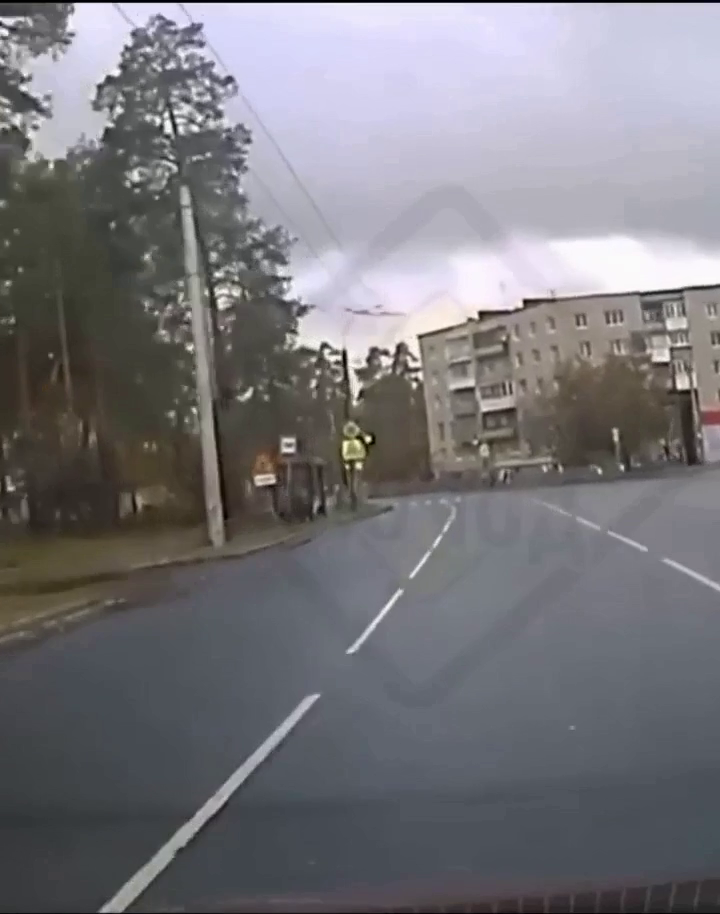
#> input picture frame 30 of Lab3/data/Video.mp4, 720 x 914 px, given in place of Video2.mp4, which was not available
$ python peopleAndFaceFeatureSearch.py
#> lines starting #> are read from the running program, lines starting #| are printed output that depends on the picture; pictures that were not available may be replaced by others from this repository, and a replacement may not be noted
import cv2
import numpy

face_cascade = cv2.CascadeClassifier(cv2.data.haarcascades + 'haarcascade_frontalface_default.xml')

hog = cv2.HOGDescriptor()
hog.setSVMDetector(cv2.HOGDescriptor_getDefaultPeopleDetector())
cv2.startWindowThread()

cap = cv2.VideoCapture("Lab2\data\Video2.mp4")


while True:
    ret, frame = cap.read()
#> frame is the input picture: shape (914, 720, 3); mean B, G, R 123.1, 118.4, 119.5
    frame = cv2.resize(frame, (480, 270))
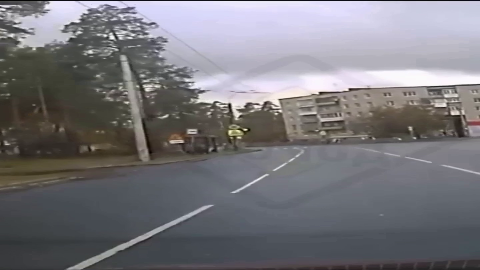
#> frame: shape (270, 480, 3); mean B, G, R 123, 118.2, 119.3

    gray_filter = cv2.cvtColor(frame, cv2.COLOR_RGB2GRAY)
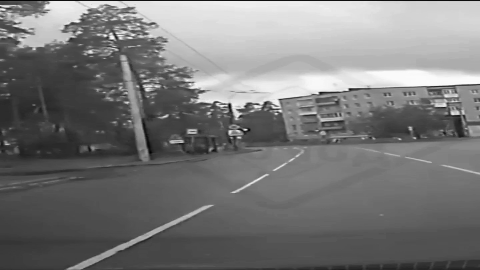
#> gray_filter: shape (270, 480); min 2, max 252, mean 119.8
    face_rects = face_cascade.detectMultiScale(gray_filter, 1.1, 5)
#> face_rects = ()

    boxes, weights = hog.detectMultiScale(frame, winStride=(8, 8))
#> boxes = (); weights = ()
    boxes = numpy.array([[x, y, x + w, y + h] for (x,y,w,h) in boxes])
#> boxes = empty array

    for (xa,ya,xb,yb) in boxes:
        cv2.rectangle(frame,(xa,ya),(xb,yb),(0,255 ,255),1)
#> this loop made 0 passes

    for (x,y,w,h) in face_rects:
            cv2.rectangle(frame, (x,y), (x+w,y+h),(255,0,0),2)


    cv2.imshow('Video',frame)
    if (cv2.waitKey(1) & 0xFF==ord('q')):
#> (key q is pressed here)
        break

cap.release()
cv2.destroyAllWindows()

$ run again, starting later in the video
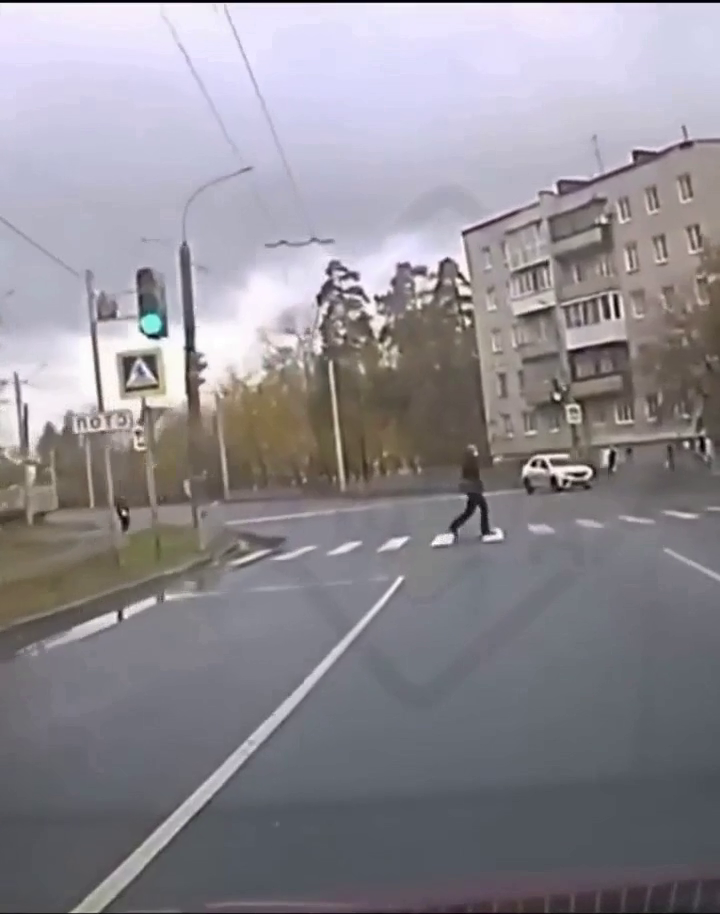
#> input picture frame 135 of Lab3/data/Video.mp4, 720 x 914 px, given in place of Video2.mp4, which was not available
#> frame is the input picture: shape (914, 720, 3); mean B, G, R 145.7, 138.9, 142.2
#> `frame = cv2.resize(frame, (480, 270))`:
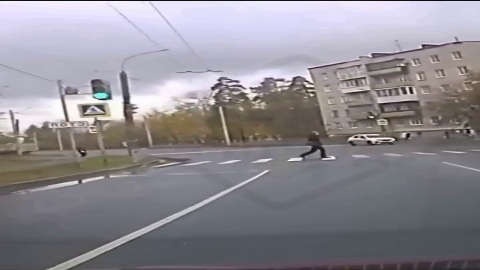
#> frame: shape (270, 480, 3); mean B, G, R 145.6, 138.8, 142.1
#> `gray_filter = cv2.cvtColor(frame, cv2.COLOR_RGB2GRAY)`:
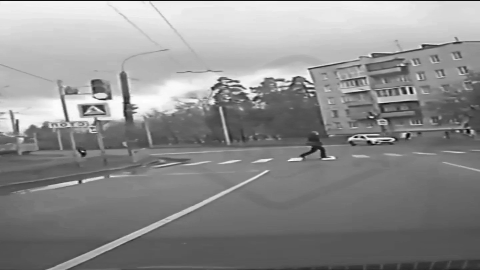
#> gray_filter: shape (270, 480); min 5, max 255, mean 141.2
#> face_rects = ()
#> `boxes = numpy.array([[x, y, x + w, y + h] for (x,y,w,h) in boxes])`: boxes = empty array

$ run again, starting later in the video
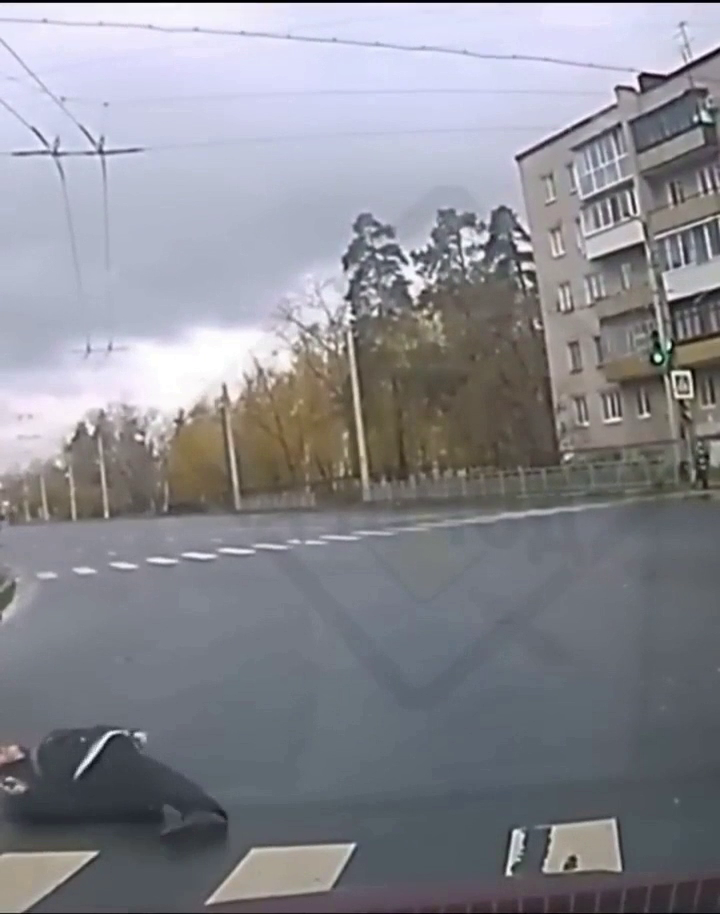
#> input picture frame 240 of Lab3/data/Video.mp4, 720 x 914 px, given in place of Video2.mp4, which was not available
#> frame is the input picture: shape (914, 720, 3); mean B, G, R 144.7, 137.4, 136.6
#> `frame = cv2.resize(frame, (480, 270))`:
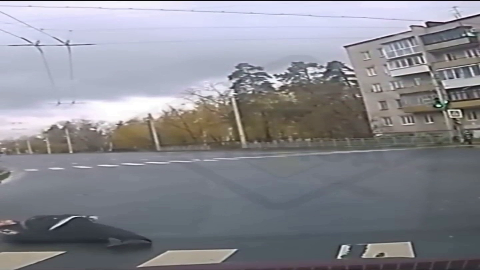
#> frame: shape (270, 480, 3); mean B, G, R 144.6, 137.3, 136.5
#> `gray_filter = cv2.cvtColor(frame, cv2.COLOR_RGB2GRAY)`:
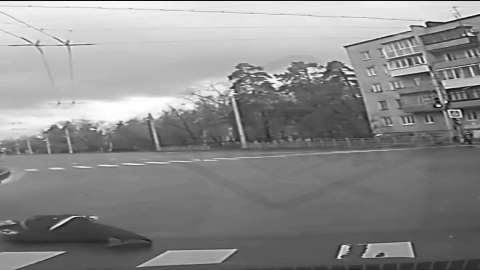
#> gray_filter: shape (270, 480); min 6, max 255, mean 139.3
#> face_rects = ()
#> `boxes = numpy.array([[x, y, x + w, y + h] for (x,y,w,h) in boxes])`: boxes = empty array
